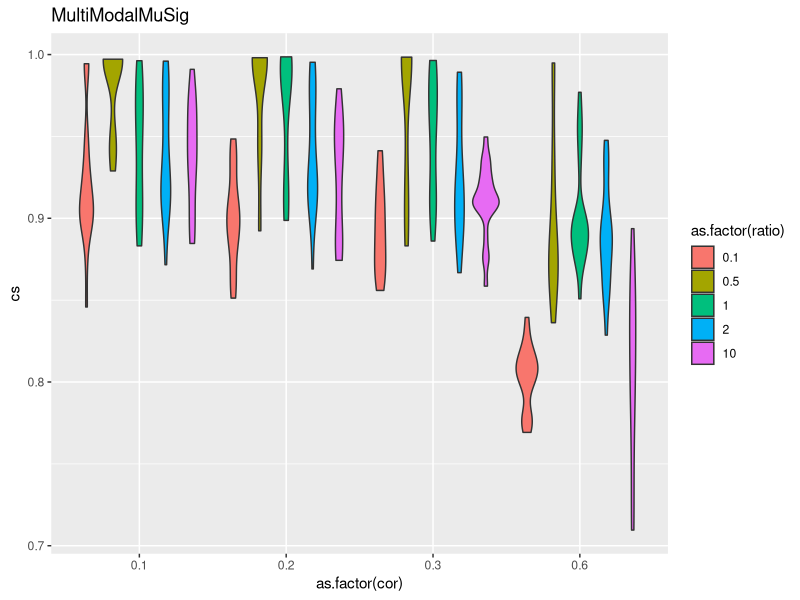
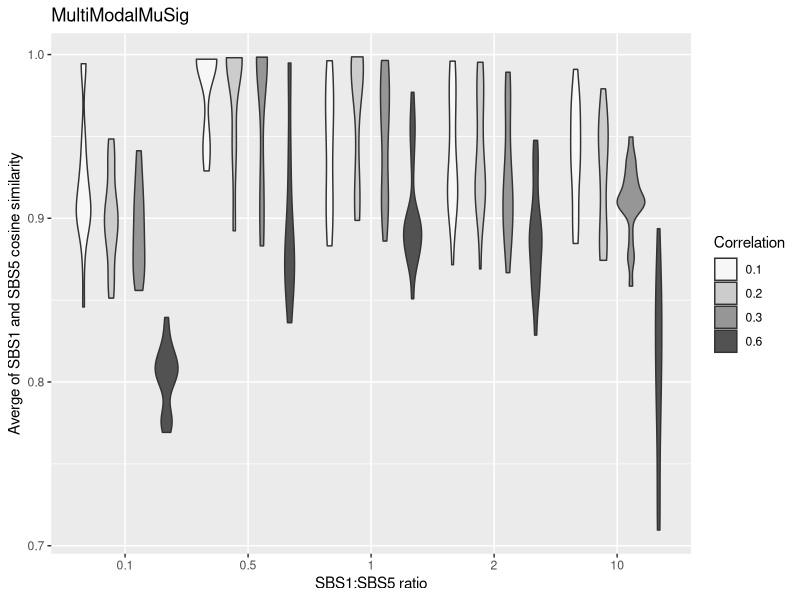

Recreate these plots in R, in order.

x1 <- read.csv("data-raw/cosSim2.csv", stringsAsFactors = FALSE)
colnames(x1) <- c("seed", "cs", "cor", "ratio")
x1$cor <- as.numeric(substr(x1$cor, 7, 9))
x1$ratio <- as.numeric(substr(x1$ratio, 19, nchar(x1$ratio)))

require(ggplot2)
ggplot(x1, aes(x=as.factor(cor), y=cs, fill=as.factor(ratio))) +
  geom_violin() + ggtitle(label = "MultiModalMuSig")

ggplot(x1, aes(x=as.factor(ratio), y=cs, fill=as.factor(cor))) +
  geom_violin() + ggtitle(label = "MultiModalMuSig") + xlab("SBS1:SBS5 ratio") +
  ylab("Averge of SBS1 and SBS5 cosine similarity") + labs(fill = "Correlation") +
  scale_fill_brewer(palette = "Greys")
